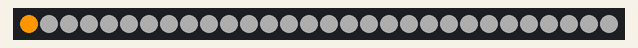
Bench run of a sketch on a simulated Arduino Uno, built with avr-gcc and run on an emulated ATmega328P. On the bench: 30 RGB LEDs in strip order, left to right.

Above: at 0.05 s.
At 0.56 s:
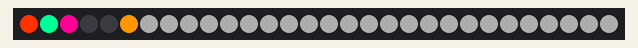
At 1.06 s:
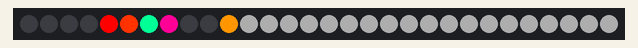
At 2.18 s:
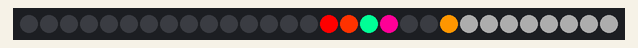
At 3.3 s:
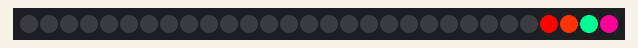
At 4.41 s:
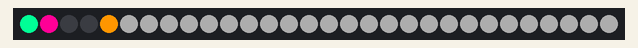

The sketch:

PacmanLED.ino
```cpp
#include <Adafruit_NeoPixel.h>

#define PIN    6
#define N_LEDS 30 //number of LEDs on strip

Adafruit_NeoPixel strip = Adafruit_NeoPixel(N_LEDS, PIN, NEO_GRB + NEO_KHZ800);

void setup() {
  strip.begin();
  strip.show();  // Initialize all pixels to 'off'

}

void loop() {

  uint32_t green = strip.Color(0, 255, 0); // (Red, Green, Blue)
  uint32_t blue = strip.Color(0, 0, 255);
  uint32_t yellow = strip.Color(255, 150, 0);

  uint32_t orange = strip.Color(255, 50, 0);
  uint32_t pink = strip.Color(255, 0, 150);
  uint32_t cyan = strip.Color(0, 255, 150);
  uint32_t red = strip.Color(255, 0, 0);

  uint32_t white = strip.Color(50, 50, 50);
  uint32_t black = strip.Color(0, 0, 0);

  for (uint16_t i=0; i<N_LEDS; i++){ //makes entire strip white
    strip.setPixelColor(i, white);
  }
  strip.show();

  chase(yellow, black, black, pink, cyan, orange, red);
  strip.show();

}

static void chase(uint32_t c1, uint32_t c2, uint32_t c3, uint32_t c4, uint32_t c5, uint32_t c6, uint32_t c7){ //Chase code for 7 colored pixels in a row
  for (uint16_t i=0; i<N_LEDS+7; i++) {
    strip.setPixelColor(i, c1);
    strip.setPixelColor(i-1, c2);
    strip.setPixelColor(i-2, c3);
    strip.setPixelColor(i-3, c4);
    strip.setPixelColor(i-4, c5);
    strip.setPixelColor(i-5, c6);
    strip.setPixelColor(i-6, c7);

    strip.setPixelColor(i-7, 0); //Makes 8th pixel black


    if (i!=28 && i!=29 && i!=30 && i!=31 && i!=32 && i!=33 && i!=34 && i!=35 && i!=36) {
       strip.setPixelColor(28, strip.Color(50, 50, 50));
       strip.setPixelColor(29, strip.Color(50, 50, 50));
    }
    strip.show();
    delay(100); //Speed of pixels (high speed = low delay)
  }
  delay(200); //delay after chase loop is finished

//  for (uint16_t i=0; i<N_LEDS+1; i++) {
//    strip.setPixelColor(i , c2);
//    strip.setPixelColor(i-1, c1);
//    strip.setPixelColor(i-2, 0);
//    if (i!=28&&i!=29&&i!=30) {
//       strip.setPixelColor(29, 0);
//       strip.setPixelColor(28, 0);
//    }
//    strip.show();
//    delay(200);
//  }


//  chase(strip.Color(255, 0, 0)); // Red
//  chase(strip.Color(0, 255, 0)); // Green
//  chase(strip.Color(0, 0, 255)); // Blue
}

//static void chase(uint32_t c) {
//  for(uint16_t i=0; i<strip.numPixels()+4; i++) {
//      strip.setPixelColor(i  , c); // Draw new pixel
//      strip.setPixelColor(i-4, 0); // Erase pixel a few steps back
//      strip.show();
//      delay(25);
//  }
//}
```

Measured:
- by itself, everything shown: repeats every 4.0 s, in 37 steps
